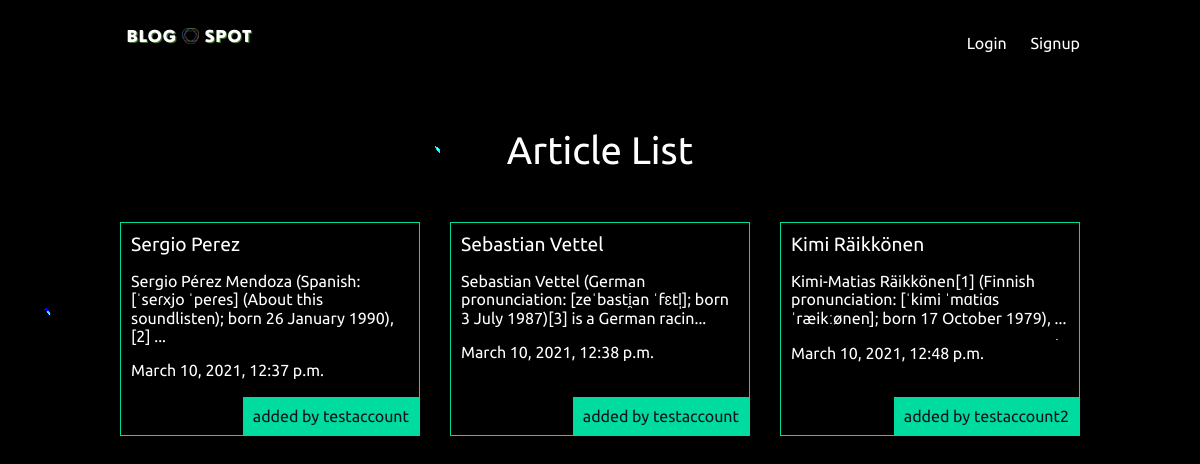
The app's page /articles/ with its own data.
### articles/models.py (models this page shows, shortened)
class Articles(models.Model):
    title = models.CharField(max_length=100)
    slug = models.SlugField()
    body = models.TextField()
    date = models.DateTimeField(auto_now_add= True)
    thumb = models.ImageField(default= 'default.png', blank= True)
    author = models.ForeignKey(User, default=None, on_delete=models.CASCADE)
    def snippet(self):
        return self.body[:100] + "..."

### articles/views.py (the view)
# urls.py: path('', views.article_list, name="list"),
def article_list(request):
    articles = Articles.objects.all().order_by("date")
    return render(request, "articles/article_list.html", {"articles": articles})

### articles/templates/articles/article_list.html
{% extends 'base.html' %}
{% block content %}
<h1>Article List</h1>
<div class="articles">
    {% for article in articles %}
    <div class="article">
        <h2><a href="{% url 'articles:detail' slug=article.slug %}">{{ article.title }}</a></h2>
        <p>{{ article.snippet }}</p>
        <p>{{ article.date }}</p>
        <p class="author">added by {{ article.author.username }}</p>
    </div>
    {% endfor %}
</div>
{% endblock %}

### templates/base.html (shortened to what this page needs)
<!DOCTYPE html>
<html lang="en">
<head>
    {% load static %}
    <link rel="stylesheet" href="{% static 'styles.css' %}">
</head>
<body>
    <header class="wrapper">
        <h1>
            <a href="{% url 'home' %}"><img src="{% static 'logo.png' %}"></a>
        </h1>
            <nav>
                <ul>
                    {% if user.is_authenticated %}
                        <li>
                            <form class="logout-link" action="{% url 'accounts:logout' %}" method="post">
                                {% csrf_token %}
                                <button type="submit">Logout</button>
                            </form>
                        </li>
                        <li><a href="{% url 'articles:create' %}" class="highlight">Post Article</a></li>
                    {% else %}
                    <li><a href="{% url 'accounts:login' %}">Login</a></li>
                    <li><a href="{% url 'accounts:signup' %}">Signup</a></li>
                    {% endif %}
                </ul>
            </nav>
        </header>
    <div class="wrapper">
        {% block content %}
        {% endblock content %}
    </div>
</body>
</html>

### static/styles.css (style rules this page uses)
body { background-color: #0f121f; background-image: url(/static/stars.png); background-repeat-y: no-repeat; color: #fff; }
body * { font-family: Ubuntu, sans-serif; }
h1, h2, h3, h4, h5 { font-weight: normal; margin: 0; }
a, a:hover, a:visited { color: #fff; text-decoration: none; }
.wrapper { max-width: 960px; margin: 0 auto; }
div.wrapper > h1 { text-align: center; margin: 50px auto; font-size: 2.4em }
header { display: grid; grid-template-columns: 1fr 1fr; padding: 10px 0px; }
nav { justify-self: end; }
nav li { display: inline-block; list-style-type: none; margin-left: 20px; }
.articles { display: grid; grid-template-columns: 1fr 1fr 1fr; grid-gap: 30px; }
.article { padding: 10px; border: 1px solid #00dba0; position: relative; padding-bottom: 40px; }
.article h2 { font-size: 1.2em; }
.article .author { padding: 10px; background: #00dba0; position: absolute; right: 0; bottom: 0; margin: 0; color: #0f121f; }

### records on screen
Articles: title "Sergio Perez", snippet "Sergio Pérez Mendoza (Spanish: [ˈseɾxjo ˈpeɾes] (About this soundlisten); born 26 January 1990),[2] ...", date "March 10, 2021, 12:37 p.m.", author.username "testaccount"
Articles: title "Sebastian Vettel", snippet "Sebastian Vettel (German pronunciation: [zeˈbasti̯an ˈfɛtl̩]; born 3 July 1987)[3] is a German racin...", date "March 10, 2021, 12:38 p.m.", author.username "testaccount"
Articles: title "Kimi Räikkönen", snippet "Kimi-Matias Räikkönen[1] (Finnish pronunciation: [ˈkimi ˈmɑtiɑs ˈræikːønen]; born 17 October 1979), ...", date "March 10, 2021, 12:48 p.m.", author.username "testaccount2"
